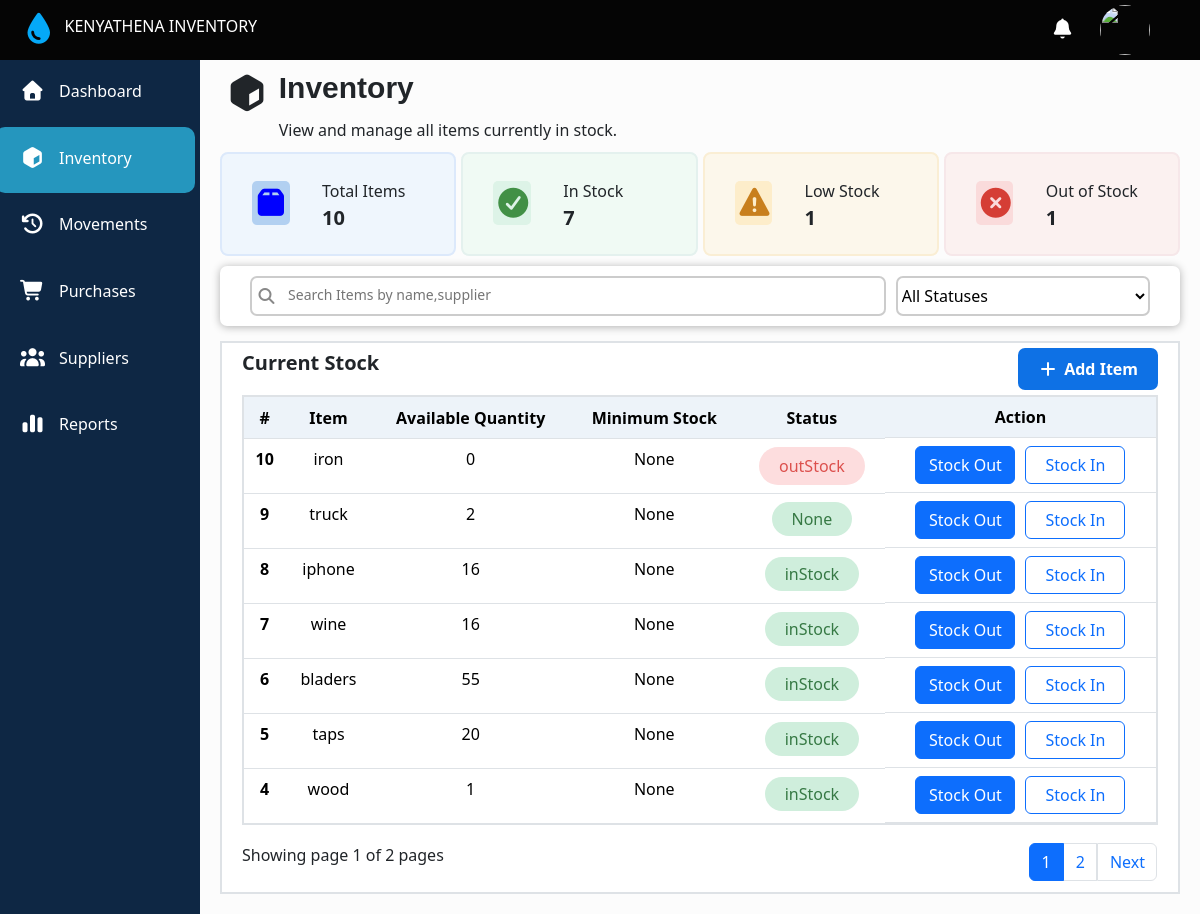
Page /stock on the earlier database version.
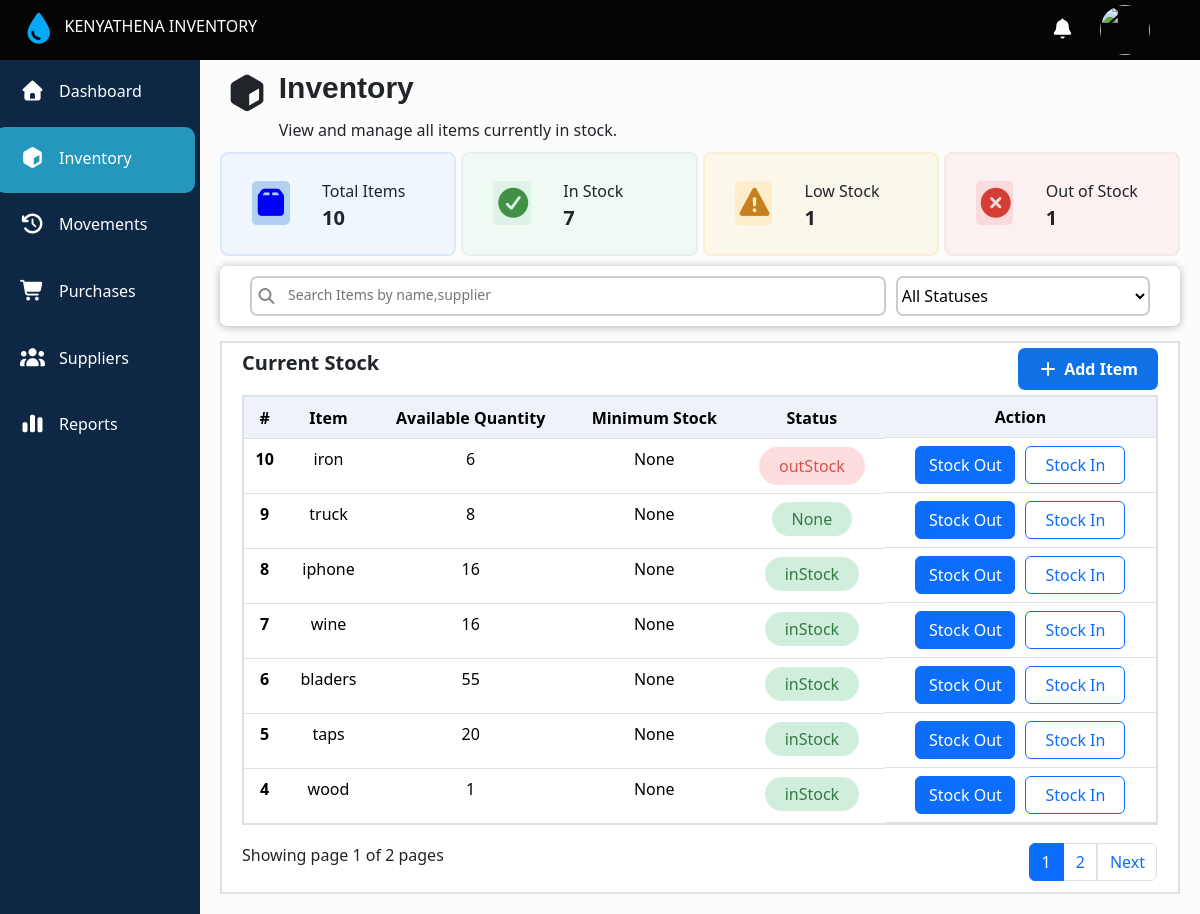
Same page on the later database version.
### main/models.py (models this page shows, shortened)
class Stock(models.Model):
  stock_status =[
    ('low_stock','LowStock'),
    ('outStock','Out_Of_Stock'),
    ('inStock','In_Stock')
  ]
  item = models.CharField(max_length=200,unique=True)
  quantity = models.PositiveIntegerField(default=0)
  status = models.CharField(choices=stock_status,null=True)
  low_stock_date = models.DateTimeField(null=True,blank=True)
  low_by = models.PositiveIntegerField(null=True,blank=True)

### main/views.py (the view, shortened to what this page needs)
# urls.py: path('stock',views.stock,name = 'stock'),
def stock(request):
  stock_query = Stock.objects.all().order_by('-id')
  search_query = request.GET.get('q', '').strip()
  if search_query:
    stock_query = stock_query.filter(
      Q(item__icontains=search_query) | Q(quantity__icontains=search_query)
      )
  selected_status = request.GET.get('status', '')
  if selected_status in dict(Stock.stock_status):
    stock_query = stock_query.filter(status=selected_status)
  stock_count = stock_query.count()
  low_stock_count = Stock.objects.filter(status='low_stock').count()
  in_stock_count = Stock.objects.filter(status='inStock').count()
  out_stock_count = Stock.objects.filter(status='outStock').count()
  stocks = stock_query.order_by('-id')
  asset_limits = assets.objects.all()
  paginator = Paginator(stock_query,7)
  page_number = request.GET.get('page')
  page_obj = paginator.get_page(page_number)
  context = {
    'stocks': stocks,
    'stock_count': stock_count,
    'asset': asset_limits,
    'search_query': search_query,
    'selected_status': selected_status,
    'low_stock_count': low_stock_count,
    'in_stock_count': in_stock_count,
    'out_stock_count': out_stock_count,
    'page_obj':page_obj,
  }
  return render(request,'main/inventory.html',context)

### main/templates/main/inventory.html (shortened to what the changed rows need)
{% extends 'main/base.html' %}
{% block content %}
    <div class="recent-inventory-table" id="recent-inventory-table">
      <table class="table" id="inventory-table">
        <thead>
          <tr>
            <th  scope="col">#</th>
            <th scope="col">Item</th>
            <th scope="col">Available Quantity</th>
            <th scope="col">Minimum Stock</th>
            <th scope="col">Status</th>
            <th scope="col" class="action_header">Action</th>
          </tr>
        </thead>
        <tbody>
          {% for item in page_obj.object_list %}
          <tr>
            <th scope="row">{{item.id}}</th>
            <td>{{item.item}}</td>
            <td>{{item.quantity}}</td>
            {% for a in asset %}
               {% if a.item == item.item %}
                 <td>{{a.limit_quantity}}</td>
               {% else %}
               <td>None</td>
               {% endif %}
            {% endfor %}
            {% if item.status == 'low_stock' %}
             <td>
              <span class="low_stock_item">{{item.status}}</span>
             </td>
            {% elif item.status == 'outStock' %}
            <td>
              <span class="out_of_stock">{{item.status}}</span>
            </td>
            {% else %}
            <td>
              <span class="in_stock">{{item.status}}</span>
            </td>
            {% endif %}
            <td class="Action">
               <a type="button" class="btn btn-primary" href="{% url 'stockout' item.id %}">
                 Stock Out
               </a>
               <a type="button" class="btn btn-outline-primary" href="{% url 'stockinprompt' item.id %}">
                 Stock In
               </a>
            </td>
          </tr>
         {% endfor %}
        </tbody>
      </table>
    </div>
{% endblock content %}

Differences in the rows shown:
changed Stock "iron": quantity "0" → "6"
changed Stock "truck": quantity "2" → "8"
